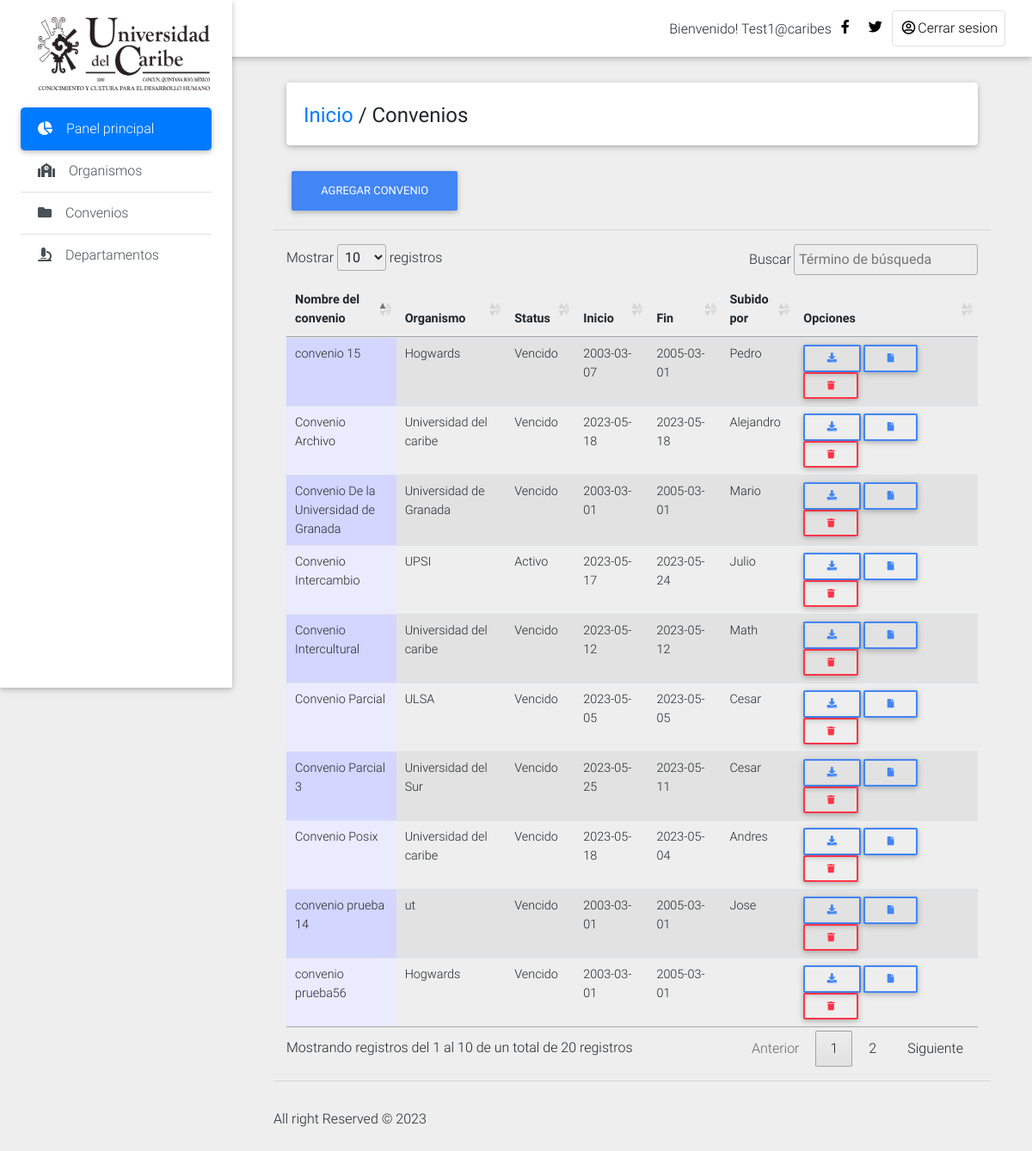
Page /Private_Dashboard/document_op.php (signed in) on the committed database.
### tables this page shows
CREATE TABLE `usuarios` (
  `id_usuario` int(11) NOT NULL,
  `nombre_usuario` text NOT NULL,
  `email` text NOT NULL,
  `admin_password` text NOT NULL,
  `tipo_usuario` varchar(50) NOT NULL
);

CREATE TABLE `convenio` (
  `id_conv` int(11) NOT NULL,
  `nombre` varchar(128) NOT NULL,
  `organismo` text NOT NULL,
  `status` int(11) NOT NULL,
  `vigencia_inicio` date NOT NULL,
  `vigencia_final` date NOT NULL,
  `rep_ext` varchar(64) NOT NULL,
  `op_ext` varchar(64) NOT NULL,
  `dept_ext` text NOT NULL,
  `firma_ext` date NOT NULL,
  `rep_int` varchar(64) NOT NULL,
  `op_int` text NOT NULL,
  `dept_int` text NOT NULL,
  `firma_int` date NOT NULL,
  `beneficios` varchar(248) NOT NULL,
  `compromisos` varchar(248) NOT NULL,
  `usuario` varchar(32) NOT NULL,
  `ruta_archivo` varchar(64) NOT NULL,
  `estatus` int(11) NOT NULL
);

### Private_Dashboard/document_op.php (the view, shortened to what this page needs)
<!DOCTYPE html>
<html lang="en">
<head>
  <link rel="stylesheet" href="https://use.fontawesome.com/releases/v5.8.1/css/all.css">
  <link href="css/bootstrap.min.css" rel="stylesheet">
  <link href="css/mdb.min.css" rel="stylesheet">
  <link href="css/style.min.css" rel="stylesheet">
    <link rel="stylesheet" href="https://code.jquery.com/ui/1.13.0/themes/base/jquery-ui.css">
    <link rel="stylesheet" type="text/css" href="medias/css/dataTable.css" />
</head>
<body class="grey lighten-3">
  <header>
    <nav class="navbar fixed-top navbar-expand-lg navbar-light white scrolling-navbar">
      <div class="container-fluid">
        <div class="collapse navbar-collapse" id="navbarSupportedContent">
            <?php
             require_once("include/connection.php");
             $id = mysqli_real_escape_string($conn,$_SESSION['email']);
             $r = mysqli_query($conn,"SELECT * FROM usuarios where id_usuario = '$id'") or die (mysqli_error($conn));
             $row = mysqli_fetch_array($r);
             $id=$row['email'];
            ?>
          <ul class="navbar-nav nav-flex-icons">
                <li style="margin-top: 10px;">Bienvenido!</font> <?php echo ucwords(htmlentities($id)); ?></li>
            <li class="nav-item">
              <a href="#" class="nav-link waves-effect" target="_blank">
                <i class="fab fa-facebook-f"></i>
              </a>
            </li>
            <li class="nav-item">
              <a href="#" class="nav-link waves-effect" target="_blank">
                <i class="fab fa-twitter"></i>
              </a>
            </li>
            <li class="nav-item">
            <a href="logout.php" class="nav-link border border-light rounded waves-effect"onclick="return confirm('¿Estás seguro de que deseas cerrar sesion?');">
               <i class="far fa-user-circle"></i>Cerrar sesion
              </a>
            </li>
          </ul>
        </div>
      </div>
    </nav>
     <div class="sidebar-fixed position-fixed">
      <a class="img-fluid"><img src="img/logo_ucaribe.png" width="200px" height="85px" div style="margin: 20px;"  alt="Responsive image">
    </a>
    <div class="list-group list-group-flush">
          <a href="operador.php" class="list-group-item active waves-effect">
          <i class="fas fa-chart-pie mr-3"></i>Panel principal</a>
          <a href="organismo_op.php" class="list-group-item list-group-item-action waves-effect">
          <i class="fas fa-solid fa-school mr-3"></i>Organismos</a>
          <a href="document_op.php" class="list-group-item list-group-item-action waves-effect">
          <i class="fas fa-folder mr-3"></i>Convenios</a>
          <a href="departamento.php" class="list-group-item list-group-item-action waves-effect">
          <i class="fas fa-microscope mr-3"></i>Departamentos</a>
      </div>
    </div>
  </header>
  <main class="pt-5 mx-lg-5">
    <div class="container-fluid mt-5">
      <div class="card mb-4 wow fadeIn">
        <div class="card-body d-sm-flex justify-content-between">
          <h4 class="mb-2 mb-sm-0 pt-1">
            <a href="dashboard.php">Inicio</a>
            <span>/</span>
            <span>Convenios</span>
          </h4>
        </div>
      </div>
    <button type="button" class="btn btn-primary" data-toggle="modal" data-target="#ModalDoc">
        Agregar convenio
      </button>
      </div>
<hr>
 <div class="col-md-12">
 <table id="dtable" class = "table table-striped">
     <thead>
    <th>Nombre del convenio</th>
    <th>Organismo</th>
    <th>Status</th>
    <th>Inicio</th>
    <th>Fin</th>
    <th>Subido por</th>
    <th>Opciones</th>
</thead>
<tbody>
        <?php
        require_once("include/connection.php");
      $query = mysqli_query($conn,"SELECT * FROM convenio group by nombre DESC") or die (mysqli_error($conn));
      while($file=mysqli_fetch_array($query)){
         $id =  $file['id_conv'];
         $name =  $file['nombre'];
         $org =  $file['organismo'];
         $vigencia_i =  $file['vigencia_inicio'];
         $vigencia_f =  $file['vigencia_final'];
         $user =$file['usuario'];
         $fecha_actual = date('Y-m-d');
         $fecha_vencimiento = date_create($vigencia_f);
         $intervalo = date_diff(date_create($fecha_actual), $fecha_vencimiento);
         $status = ($intervalo->format('%R') === '-') ? 'Vencido' : 'Activo';
      ?>
      <td width="15%"><?php echo  $name; ?></td>
      <td width="15%"><?php echo $org; ?></td>
      <td width="5%"><?php echo $status; ?></td>
       <td width="10%"><?php echo $vigencia_i; ?></td>
       <td width="10%"><?php echo $vigencia_f; ?></td>
       <td width="10%"><?php echo $user; ?></td>
       <td width="25%"><a href='downloads.php?file_id=<?php echo $id; ?>'  class="btn btn-sm btn-outline-primary"><i class="fas fa-download"></i></a>
       <a href='#<?php echo $id; ?>' data-id='<?php echo $id; ?>' data-toggle='modal' data-target='#myModal' class='btn btn-sm btn-outline-primary file-info'><i class='fa fa-file' id='file-<?php echo $id; ?>'></i></a>
       <a href='delete_conv.php?id=<?php echo $id; ?>'  class="btn btn-sm btn-outline-danger"onclick="return confirm('¿Estás seguro de que deseas eliminar este elemento?')"><i class="fa fa-trash"></i></a>
<?php } ?>
</tbody>
   </table>
    </div>
    <hr></div>
    <div class="footer-copyright py-3">
     <p>All right Reserved &copy; <?php echo date('Y');?> </p>
    </div>
<link rel="stylesheet" type="text/css" href="https://cdn.datatables.net/1.10.9/css/jquery.dataTables.min.css"/>
<link rel="stylesheet" type="text/css" href="https://cdn.datatables.net/responsive/1.0.3/css/dataTables.responsive.css">
</body>
</html>

### Private_Dashboard/medias/css/dataTable.css (style rules this page uses)
.sorting_asc { background: url('../images/sort_asc.png') no-repeat center right; }
.sorting { background: url('../images/sort_both.png') no-repeat center right; }
tr.odd td.sorting_1 { background-color: #D3D6FF; }
tr.even td.sorting_1 { background-color: #EAEBFF; }

### rows in the picture
usuarios: email "Test1@caribes"
convenio: nombre "convenio prueba56", organismo "Hogwards", vigencia_final "Vencido", vigencia_inicio "2003-03-01", vigencia_final "2005-03-01"
convenio: nombre "convenio prueba 14", organismo "ut", vigencia_final "Vencido", vigencia_inicio "2003-03-01", vigencia_final "2005-03-01", usuario "Jose"
convenio: nombre "Convenio Posix", organismo "Universidad del caribe", vigencia_final "Vencido", vigencia_inicio "2023-05-18", vigencia_final "2023-05-04", usuario "Andres"
convenio: nombre "Convenio Parcial 3", organismo "Universidad del Sur", vigencia_final "Vencido", vigencia_inicio "2023-05-25", vigencia_final "2023-05-11", usuario "Cesar"
convenio: nombre "Convenio Parcial", organismo "ULSA", vigencia_final "Vencido", vigencia_inicio "2023-05-05", vigencia_final "2023-05-05", usuario "Cesar"
convenio: nombre "Convenio Intercultural", organismo "Universidad del caribe", vigencia_final "Vencido", vigencia_inicio "2023-05-12", vigencia_final "2023-05-12", usuario "Math"
convenio: nombre "Convenio Intercambio", organismo "UPSI", vigencia_final "Activo", vigencia_inicio "2023-05-17", vigencia_final "2023-05-24", usuario "Julio"
convenio: nombre "Convenio De la Universidad de Granada", organismo "Universidad de Granada", vigencia_final "Vencido", vigencia_inicio "2003-03-01", vigencia_final "2005-03-01", usuario "Mario"
convenio: nombre "Convenio Archivo", organismo "Universidad del caribe", vigencia_final "Vencido", vigencia_inicio "2023-05-18", vigencia_final "2023-05-18", usuario "Alejandro"
convenio: nombre "convenio 15", organismo "Hogwards", vigencia_final "Vencido", vigencia_inicio "2003-03-07", vigencia_final "2005-03-01", usuario "Pedro"
